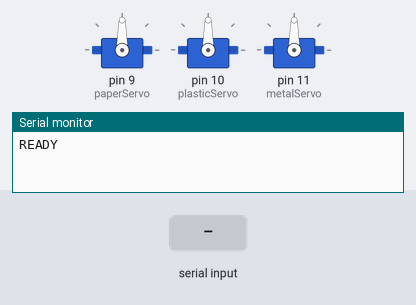
A sketch run on a simulated Arduino Uno, built with avr-gcc and run on an emulated ATmega328P. Parts: 3 × servo, the last lines printed to the serial monitor. The test bench sets the inputs (shaded band).

Above: at 1.2 s.
1.3 s: "PAPER\n" received over Serial
At 2.4 s:
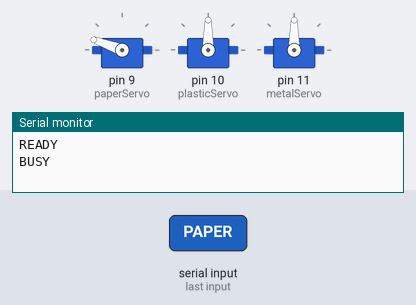
2.8 s: "PLASTIC\n" received over Serial
At 5.6 s:
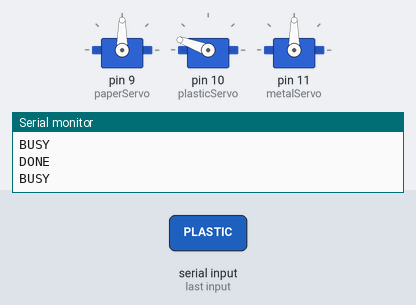
5.8 s: "METAL\n" received over Serial
At 9.3 s:
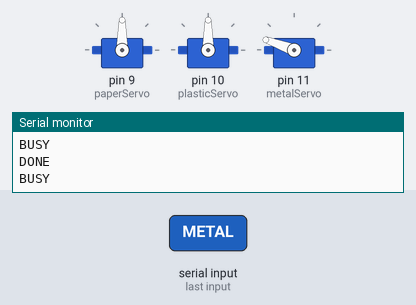
Timing chart, 0 to 13.2 s (numbered marks = the images above; inputs shaded):
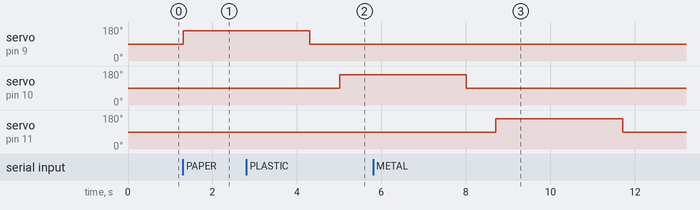

Measured:
- after the input at 1.3 s, servo on pin 9 (paperServo): 90° → 160° at once
- after the input at 2.8 s, servo on pin 10 (plasticServo): 90° → 160° after 2.2 s
- after the input at 5.8 s, servo on pin 11 (metalServo): 90° → 160° after 2.9 s, → 90° 3.0 s later

The sketch:

sketch_oct29a.ino
```cpp
#include <Servo.h>
Servo paperServo; Servo plasticServo; Servo metalServo;
const int CLOSED = 90; const int OPEN = 160;
void setup() { Serial.begin(9600);
paperServo.attach(9); plasticServo.attach(10); metalServo.attach(11);
paperServo.write(CLOSED); plasticServo.write(CLOSED); metalServo.write(CLOSED);
Serial.setTimeout(100); Serial.println("READY"); }
void loop() { if (Serial.available() > 0) { String command = Serial.readStringUntil('\n'); command.trim();
if (command == "PAPER") {
  openBin(paperServo);
}
else if (command == "PLASTIC") {
  openBin(plasticServo);
}
else if (command == "METAL") {
  openBin(metalServo);
}
} }
void openBin(Servo &motor) { Serial.println("BUSY");
motor.write(OPEN); delay(3000);
motor.write(CLOSED); delay(700);
Serial.println("DONE"); }
```
